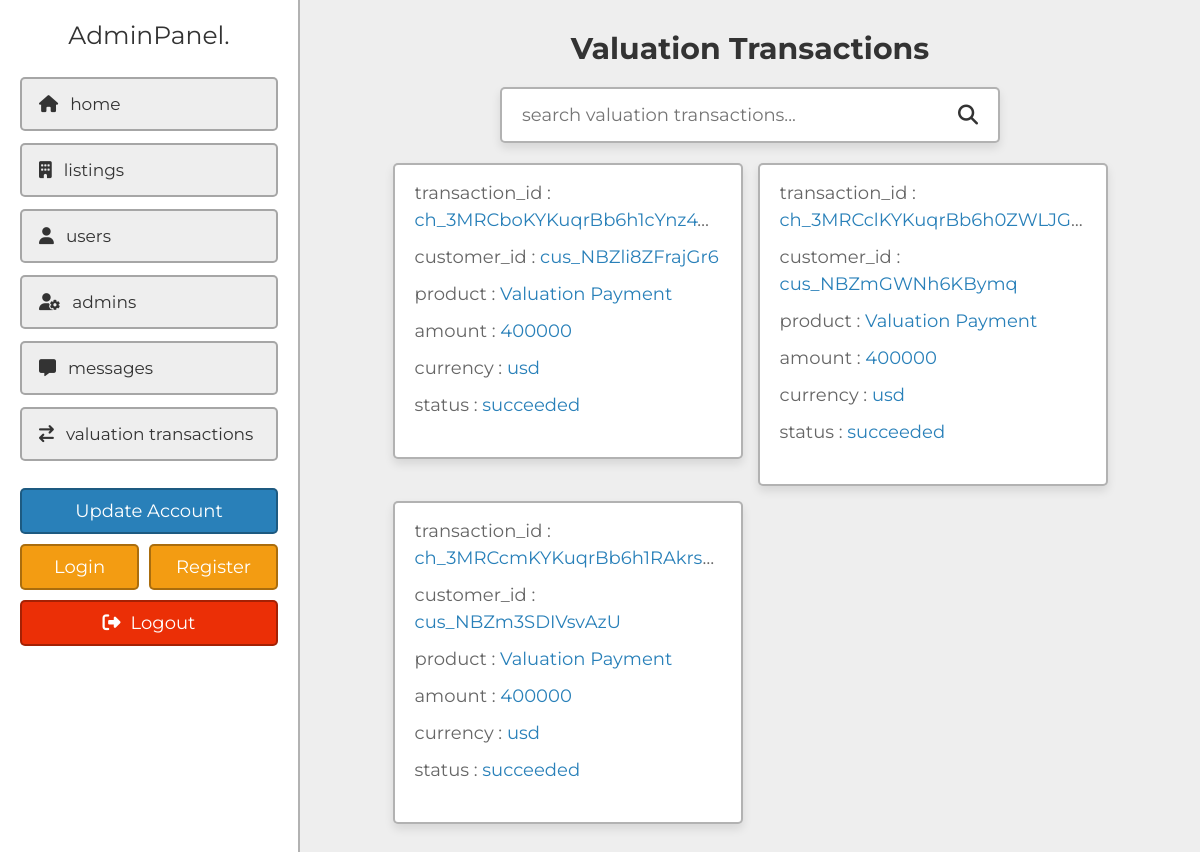
The page /admin/transactions.php (signed in) on the database its author committed.
### tables this page shows
CREATE TABLE `transactions` (
  `id` varchar(255) NOT NULL,
  `customer_id` varchar(255) NOT NULL,
  `product` varchar(255) NOT NULL,
  `amount` varchar(255) NOT NULL,
  `currency` varchar(255) NOT NULL,
  `status` varchar(255) NOT NULL,
  `created_at` datetime NOT NULL DEFAULT CURRENT_TIMESTAMP
);

### admin/transactions.php (the view, shortened to what this page needs)
<?php
include '../components/connect.php';
?>
<!DOCTYPE html>
<html lang="en">
<head>
   <link rel="stylesheet" href="https://cdnjs.cloudflare.com/ajax/libs/font-awesome/6.2.0/css/all.min.css">
   <link rel="stylesheet" href="../css/admin_style.css">
</head>
<body>
<?php include '../components/admin_header.php'; ?>
<section class="grid">
   <h1 class="heading">valuation transactions</h1>
   <form action="" method="POST" class="search-form">
      <input type="text" name="search_box" placeholder="search valuation transactions..." maxlength="100" required>
      <button type="submit" class="fas fa-search" name="search_btn"></button>
   </form>
   <div class="box-container">
   <?php
      if(isset($_POST['search_box']) OR isset($_POST['search_btn'])){
         $search_box = $_POST['search_box'];
         $search_box = filter_var($search_box, FILTER_SANITIZE_STRING);
         $select_transactions = $conn->prepare("SELECT * FROM `transactions` WHERE id LIKE '%{$search_box}%' OR customer_id LIKE '%{$search_box}%' OR amount LIKE '%{$search_box}%'");
         $select_transactions->execute();
      }else{
         $select_transactions = $conn->prepare("SELECT * FROM `transactions`");
         $select_transactions->execute();
      }
      if($select_transactions->rowCount() > 0){
         while($fetch_transaction = $select_transactions->fetch(PDO::FETCH_ASSOC)){
   ?>
   <div class="box">
      <p>transaction_id : <span><?= $fetch_transaction['id']; ?></span></p>
      <p>customer_id : <a href="mailto:<?= $fetch_transaction['customer_id']; ?>"><?= $fetch_transaction['customer_id']; ?></a></p>
      <p>product : <a href="tel:<?= $fetch_transaction['product']; ?>"><?= $fetch_transaction['product']; ?></a></p>
      <p>amount : <a href="tel:<?= $fetch_transaction['amount']; ?>"><?= $fetch_transaction['amount']; ?></a></p>
      <p>currency : <a href="tel:<?= $fetch_transaction['currency']; ?>"><?= $fetch_transaction['currency']; ?></a></p>
      <p>status : <a href="tel:<?= $fetch_transaction['status']; ?>"><?= $fetch_transaction['status']; ?></a></p>
    <br>
   </div>
   <?php
      }
   }elseif(isset($_POST['search_box']) OR isset($_POST['search_btn'])){
      echo '<p class="empty">results not found!</p>';
   }else{
      echo '<p class="empty">you have no messages!</p>';
   }
   ?>
   </div>
</section>
</body>
</html>

### css/admin_style.css (style rules this page uses)
:root { --main-color: #2980b9; --orange: #f39c12; --red: #eb2f06; --light-color: #666; --light-bg: #eee; --white: #fff; --black: #333; --box-shadow: 0 0.5rem 1rem rgba(0, 0, 0, 0.1); --border: 0.2rem solid rgba(0, 0, 0, 0.3); }
* { font-family: "Montserrat", sans-serif; margin: 0; padding: 0; box-sizing: border-box; outline: none; border: none; text-decoration: none; }
html { font-size: 62.5%; overflow-x: hidden; scroll-behavior: smooth; scroll-padding-top: 5rem; }
body { background-color: var(--light-bg); padding-left: 30rem; }
section { padding: 3rem 2rem; max-width: 1200px; margin: 0 auto; }
.heading { margin-bottom: 2rem; text-align: center; text-transform: capitalize; color: var(--black); font-size: 3rem; }
.grid .box-container { display: grid; grid-template-columns: repeat(auto-fit, 35rem); align-items: flex-start; justify-content: center; gap: 1.5rem; }
.grid .box-container .box { border-radius: 0.5rem; padding: 2rem; padding-top: 1rem; background-color: var(--white); box-shadow: var(--box-shadow); border: var(--border); overflow-x: hidden; }
.grid .box-container .box p { line-height: 1.5; padding: 0.5rem 0; font-size: 1.8rem; color: var(--light-color); white-space: pre-line; text-overflow: ellipsis; overflow-x: hidden; }
.grid .box-container .box p a, .grid .box-container .box p span { color: var(--main-color); }
.search-form { max-width: 50rem; margin: 0 auto; border-radius: 0.5rem; background-color: var(--white); box-shadow: var(--box-shadow); border: var(--border); padding: 1.5rem 2rem; display: flex; gap: 2rem; margin-bottom: 2rem; }
.search-form input { width: 100%; font-size: 1.8rem; color: var(--black); }
.search-form button { background: none; cursor: pointer; color: var(--black); font-size: 2rem; }

### rows shown on the page
transactions: id "ch_3MRCboKYKuqrBb6h1cYnz4Wl", customer "cus_NBZli8ZFrajGr6", product "Valuation Payment", amount "400000", currency "usd", status "succeeded"
transactions: id "ch_3MRCclKYKuqrBb6h0ZWLJG…", customer "cus_NBZmGWNh6KBymq", product "Valuation Payment", amount "400000", currency "usd", status "succeeded"
transactions: id "ch_3MRCcmKYKuqrBb6h1RAkrs…", customer "cus_NBZm3SDIVsvAzU", product "Valuation Payment", amount "400000", currency "usd", status "succeeded"
